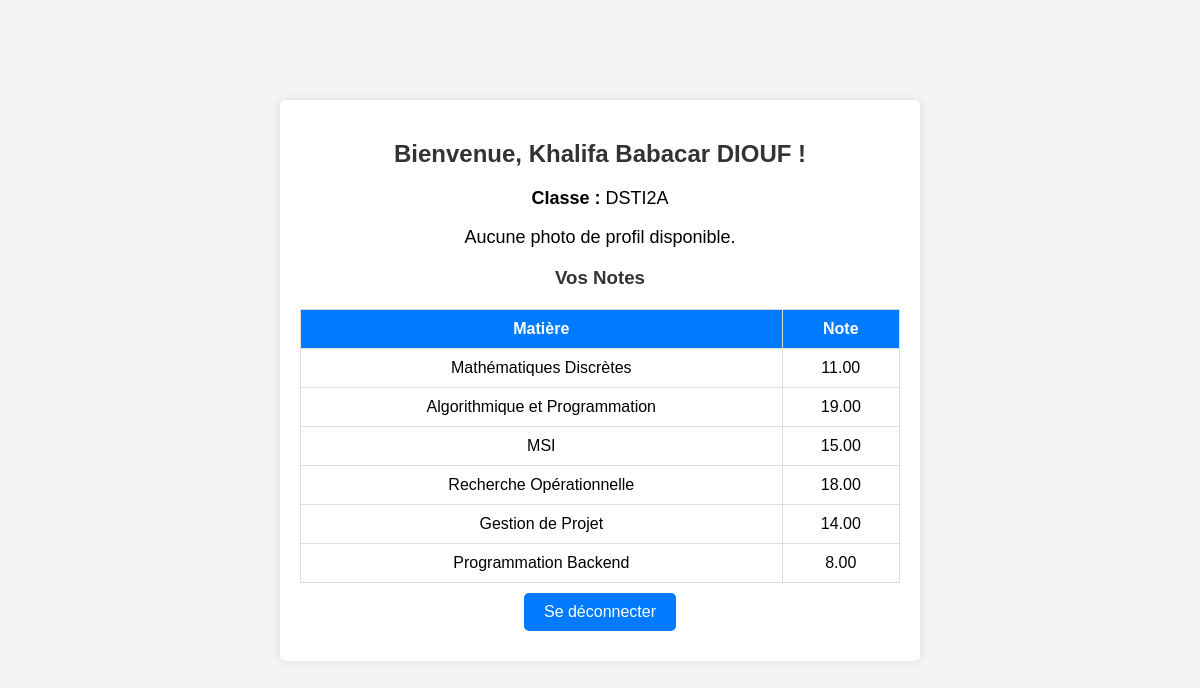
The page /accueil.php (signed in) on the database its author committed.
### tables this page shows
CREATE TABLE `etudiants` (
  `id` int(11) NOT NULL AUTO_INCREMENT,
  `nom` varchar(100) NOT NULL,
  `prenom` varchar(100) NOT NULL,
  `email` varchar(100) NOT NULL,
  `login` varchar(50) NOT NULL,
  `motdepasse` varchar(255) NOT NULL,
  `classe_id` int(11) NOT NULL,
  `photo` varchar(255) DEFAULT NULL,
  PRIMARY KEY (`id`),
  UNIQUE KEY `email` (`email`),
  UNIQUE KEY `login` (`login`),
  KEY `classe_id` (`classe_id`),
  CONSTRAINT `etudiants_ibfk_1` FOREIGN KEY (`classe_id`) REFERENCES `classes` (`id`) ON DELETE CASCADE
);

CREATE TABLE `classes` (
  `id` int(11) NOT NULL AUTO_INCREMENT,
  `nom` varchar(100) NOT NULL,
  PRIMARY KEY (`id`),
  UNIQUE KEY `nom` (`nom`)
);

CREATE TABLE `notes` (
  `id` int(11) NOT NULL AUTO_INCREMENT,
  `etudiant_id` int(11) NOT NULL,
  `matiere_id` int(11) NOT NULL,
  `note` decimal(4,2) NOT NULL,
  PRIMARY KEY (`id`),
  KEY `etudiant_id` (`etudiant_id`),
  KEY `matiere_id` (`matiere_id`),
  CONSTRAINT `notes_ibfk_1` FOREIGN KEY (`etudiant_id`) REFERENCES `etudiants` (`id`) ON DELETE CASCADE,
  CONSTRAINT `notes_ibfk_2` FOREIGN KEY (`matiere_id`) REFERENCES `matieres` (`id`) ON DELETE CASCADE
);

CREATE TABLE `matieres` (
  `id` int(11) NOT NULL AUTO_INCREMENT,
  `nom` varchar(100) NOT NULL,
  PRIMARY KEY (`id`),
  UNIQUE KEY `nom` (`nom`)
);

### accueil.php (the view, shortened to what this page needs)
<?php
include 'config.php';
$user_id = $_SESSION['user_id'];
try {
    $stmt = $pdo->prepare("SELECT e.nom, e.prenom, e.photo, c.nom AS classe
                           FROM etudiants e
                           JOIN classes c ON e.classe_id = c.id
                           WHERE e.id = ?");
    $stmt->execute([$user_id]);
    $etudiant = $stmt->fetch();
    $stmt = $pdo->prepare("SELECT m.nom AS matiere, n.note
                           FROM notes n
                           JOIN matieres m ON n.matiere_id = m.id
                           WHERE n.etudiant_id = ?");
    $stmt->execute([$user_id]);
    $notes = $stmt->fetchAll();
} catch (PDOException $e) {
    die("Erreur : " . $e->getMessage());
}
?>
<!DOCTYPE html>
<html lang="fr">
<head>
    <link rel="stylesheet" href="style.css">
</head>
<body>
    <div class="container">
        <h2>Bienvenue, <?= htmlspecialchars($etudiant['prenom']) . " " . htmlspecialchars($etudiant['nom']) ?> !</h2>
        <p><strong>Classe :</strong> <?= htmlspecialchars($etudiant['classe']) ?></p>
        <?php if (!empty($etudiant['photo'])) { ?>
            <div class="photo-container">
                <img src="<?= htmlspecialchars($etudiant['photo']) ?>" alt="Photo de profil" class="profil-photo">
            </div>
        <?php } else { ?>
            <p>Aucune photo de profil disponible.</p>
        <?php } ?>
        <h3>Vos Notes</h3>
        <table border="1">
            <tr>
                <th>Matière</th>
                <th>Note</th>
            </tr>
            <?php if (count($notes) > 0) {
                foreach ($notes as $note) { ?>
                    <tr>
                        <td><?= htmlspecialchars($note['matiere']) ?></td>
                        <td><?= htmlspecialchars($note['note']) ?></td>
                    </tr>
                <?php }
            } else { ?>
                <tr><td colspan="2">Aucune note disponible.</td></tr>
            <?php } ?>
        </table>
        <a href="logout.php" class="btn">Se déconnecter</a>
    </div>
</body>
</html>

### style.css (style rules this page uses)
body { font-family: Arial, sans-serif; background-color: #f4f4f4; text-align: center; margin: 0; padding: 0; }
.container { width: 50%; margin: 100px auto; padding: 20px; background: white; box-shadow: 0px 0px 10px rgba(0, 0, 0, 0.1); border-radius: 5px; text-align: center; }
h1, h2, h3 { color: #333; }
p { font-size: 18px; }
.btn { display: inline-block; padding: 10px 20px; margin: 10px; background: #007BFF; color: white; text-decoration: none; border-radius: 5px; font-size: 16px; border: none; cursor: pointer; transition: background 0.3s ease; }
table { width: 100%; border-collapse: collapse; margin-top: 20px; }
th, td { padding: 10px; border: 1px solid #ddd; text-align: center; }
th { background-color: #007BFF; color: white; }

### rows shown on the page
etudiants: prenom "Khalifa Babacar", nom "DIOUF", classe.nom "DSTI2A"
notes: matiere.nom "Mathématiques Discrètes", note "11.00"
notes: matiere.nom "Algorithmique et Programmation", note "19.00"
notes: matiere.nom "MSI", note "15.00"
notes: matiere.nom "Recherche Opérationnelle", note "18.00"
notes: matiere.nom "Gestion de Projet", note "14.00"
notes: matiere.nom "Programmation Backend", note "8.00"
